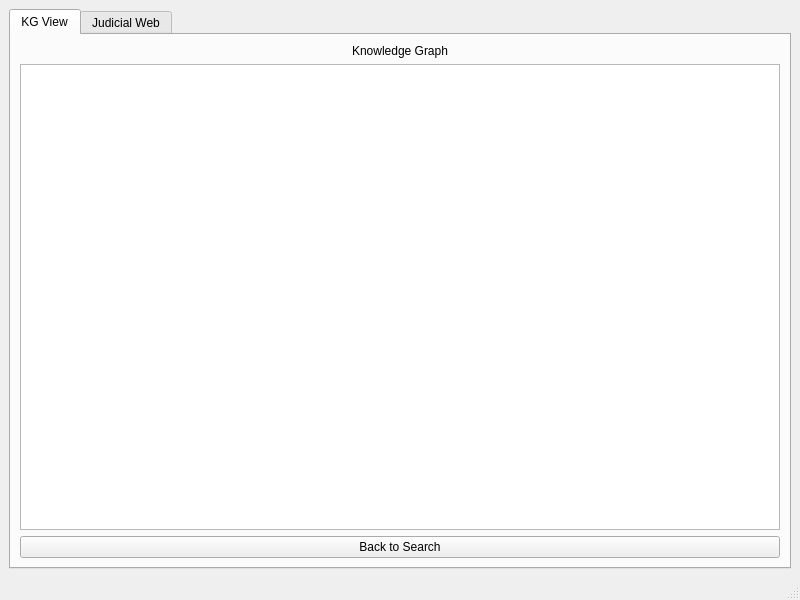
<?xml version="1.0" encoding="UTF-8"?>
<ui version="4.0">
 <class>MainWindow</class>
 <widget class="QMainWindow" name="MainWindow">
  <property name="geometry">
   <rect>
    <x>0</x>
    <y>0</y>
    <width>800</width>
    <height>600</height>
   </rect>
  </property>
  <property name="windowTitle">
   <string>MainWindow</string>
  </property>
  <widget class="QWidget" name="centralwidget">
   <layout class="QHBoxLayout" name="horizontalLayout">
    <item>
     <widget class="QTabWidget" name="tabWidget">
      <property name="currentIndex">
       <number>0</number>
      </property>
      <widget class="QWidget" name="tab">
       <attribute name="title">
        <string>KG View</string>
       </attribute>
       <layout class="QHBoxLayout" name="horizontalLayout_2">
        <item>
         <layout class="QVBoxLayout" name="verticalLayout" stretch="0,0,1">
          <item>
           <widget class="QLabel" name="KG_label">
            <property name="mouseTracking">
             <bool>false</bool>
            </property>
            <property name="text">
             <string>Knowledge Graph</string>
            </property>
            <property name="alignment">
             <set>Qt::AlignCenter</set>
            </property>
            <property name="textInteractionFlags">
             <set>Qt::TextSelectableByKeyboard|Qt::TextSelectableByMouse</set>
            </property>
           </widget>
          </item>
          <item>
           <widget class="PlotWidget" name="graphWidget"/>
          </item>
          <item>
           <widget class="QPushButton" name="back_btn">
            <property name="text">
             <string>Back to Search</string>
            </property>
           </widget>
          </item>
         </layout>
        </item>
       </layout>
      </widget>
      <widget class="QWidget" name="tab_2">
       <attribute name="title">
        <string>Judicial Web</string>
       </attribute>
       <layout class="QHBoxLayout" name="horizontalLayout_3">
        <item>
         <layout class="QVBoxLayout" name="verticalLayout_2">
          <item>
           <layout class="QVBoxLayout" name="judicial_web"/>
          </item>
          <item>
           <widget class="QPushButton" name="back_btn_2">
            <property name="text">
             <string>Back to Search</string>
            </property>
           </widget>
          </item>
         </layout>
        </item>
       </layout>
      </widget>
     </widget>
    </item>
   </layout>
  </widget>
  <widget class="QMenuBar" name="menubar">
   <property name="geometry">
    <rect>
     <x>0</x>
     <y>0</y>
     <width>800</width>
     <height>24</height>
    </rect>
   </property>
  </widget>
  <widget class="QStatusBar" name="statusbar"/>
 </widget>
 <customwidgets>
  <customwidget>
   <class>PlotWidget</class>
   <extends>QGraphicsView</extends>
   <header>pyqtgraph</header>
  </customwidget>
 </customwidgets>
 <resources/>
 <connections/>
</ui>
